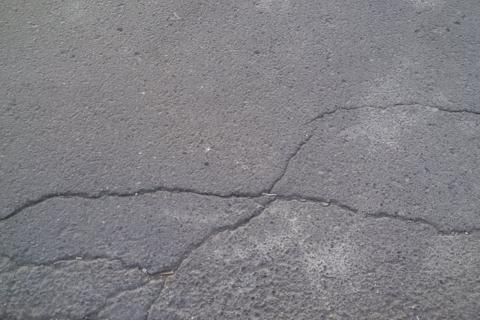
#> input picture samples/002.jpg, 480 x 320 px; its folder holds 4 pictures in this run
$ python benchmark.py   (older library calls are emulated)
#> lines starting #> are read from the running program, lines starting #| are printed output that depends on the picture; after the words box and inside, x2 and y2 are one past the last pixel; in counts of white or black regions, pixels touching at a corner belong together
### code/pipeline.py
# -*- coding: utf-8 -*-
"""Phân đoạn vết nứt cổ điển; pipeline(img_bgr, P) trả mask bool kích thước gốc.
P giữ benchmark lịch sử; giới hạn ngoài miền dữ liệu: docs/external-stress-report.md.
"""
import numpy as np
import cv2
import multiprocessing as mp
from fast_median import tiled_median

# Tham số đã chọn trên val, khớp PIPELINE.md và assert trong notebook.
P = dict(size=640, median=5, bg=71, hist_w=3, dil=3, close=7, a_min=30, e_min=3, tmin=0.3)

# Tham số khởi đầu trước khi tune (để so sánh trong app, giống P0 trong notebook)
P0 = dict(size=640, median=3, bg=31, hist_w=3, dil=7, close=7, a_min=60, e_min=2, tmin=0.2)

# ---- Tiện ích ảnh ----
def rgb(img):
    return cv2.cvtColor(img, cv2.COLOR_BGR2RGB) if img.ndim == 3 else img

def u8(mask):
    return mask.astype(np.uint8) * 255

def ellipse(k):
    """Phần tử cấu trúc hình ellipse k×k (đẳng hướng: vết nứt theo hướng nào cũng được xử lý như nhau)."""
    return cv2.getStructuringElement(cv2.MORPH_ELLIPSE, (k, k))

def ncc(m):
    """Số thành phần liên thông 8-láng giềng."""
    return cv2.connectedComponents(m.astype(np.uint8), connectivity=8)[0] - 1

def resize_long(img, size, interp=cv2.INTER_AREA):
    h, w = img.shape[:2]; s = size / max(h, w)
    return cv2.resize(img, (max(1, round(w * s)), max(1, round(h * s))), interpolation=interp)

def to_orig(mask, shape):
    return cv2.resize(mask.astype(np.uint8), (shape[1], shape[0]), interpolation=cv2.INTER_NEAREST) > 0

def small(img, size=640, nearest=False):
    """Thu nhỏ chỉ để HIỂN THỊ."""
    return resize_long(img, size, cv2.INTER_NEAREST if nearest else cv2.INTER_AREA)

# [10 lines left out: functions overlay_red, error_map, not called in this run]

# ---- Bước 2: tiền xử lý ----
def to_gray(img):
    return cv2.cvtColor(img, cv2.COLOR_BGR2GRAY)

def denoise(gray, p):
    k = p["median"]
    if p.get("denoise", "median") == "gauss":
        return cv2.GaussianBlur(gray, (k, k), 0)
    return cv2.medianBlur(gray, k) if k > 1 else gray

def illumination_ratio(img, k, mode="median", op="div"):
    parallel = (img.ndim == 2 and img.dtype == np.uint8 and img.size >= 200000 and k >= 31
                and cv2.getNumThreads() == 1 and mp.current_process().name == "MainProcess")
    bg = ((tiled_median(img, k, workers=2, axis=int(img.shape[1] >= img.shape[0])) if parallel
           else cv2.medianBlur(img, k)) if mode == "median" else cv2.morphologyEx(img, cv2.MORPH_CLOSE, ellipse(k)))
    R, B = img.astype(np.float32), bg.astype(np.float32)
    if op == "sub":
        R += 128.; R -= B
    else:
        R *= 128.; B += 1.; R /= B
    np.clip(R, 0, 255, out=R)
    return R.astype(np.uint8), bg

# ---- Bước 3: xử lý chính ----
def histogram(img, w=1):
    """Lược đồ xám, làm trơn bằng trung bình trượt cửa sổ w (Ch5 tr.62); w = 1: không làm trơn."""
    h = (cv2.calcHist([img], [0], None, [256], [0, 256]).ravel().astype(np.float64)
         if img.ndim == 2 and img.dtype == np.uint8 and 0 < img.size <= 2**24
         else np.bincount(img.ravel(), minlength=256).astype(np.float64))
    if w > 1:
        h = np.convolve(np.pad(h, w // 2, mode="edge"), np.ones(w) / w, mode="valid")
    return h

def triangle_threshold(img, w=3):
    """3.2 – Zack: Δ nối (b_min, h[b_min]) – (b_max, h[b_max]); θ = b có khoảng cách tới Δ lớn nhất.
    Đuôi đối tượng nằm ở phía TỐI (mức thấp) của đỉnh nền."""
    h = histogram(img, w)
    bmax = int(np.argmax(h)); bmin = int(np.nonzero(h)[0][0])
    if bmax == bmin:
        return bmax
    b = np.arange(bmin, bmax + 1)
    x1, y1, x2, y2 = bmin, h[bmin], bmax, h[bmax]
    d = np.abs((y2 - y1) * b - (x2 - x1) * h[b] + x2 * y1 - y2 * x1) / np.hypot(y2 - y1, x2 - x1)
    return int(b[np.argmax(d)])

def dark_region(ratio, w=3):
    t = triangle_threshold(ratio, w)
    return ratio < t, t

def sobel_l1(img):
    gx = cv2.Sobel(img, cv2.CV_32F, 1, 0, ksize=3)
    gy = cv2.Sobel(img, cv2.CV_32F, 0, 1, ksize=3)
    np.abs(gx, out=gx); np.abs(gy, out=gy); gx += gy
    return cv2.normalize(gx, None, 0, 255, cv2.NORM_MINMAX).astype(np.uint8)

def edge_region(ratio, dil):
    g = sobel_l1(ratio)
    t, edge = cv2.threshold(g, 0, 255, cv2.THRESH_BINARY + cv2.THRESH_OTSU)
    return cv2.dilate(edge, ellipse(dil)) > 0, g, edge > 0, t

# ---- Bước 4: hậu xử lý ----
def closing(mask, k):
    return cv2.morphologyEx(mask.astype(np.uint8), cv2.MORPH_CLOSE, ellipse(k)) > 0

def opening(mask, k):
    return cv2.morphologyEx(mask.astype(np.uint8), cv2.MORPH_OPEN, ellipse(k)) > 0

# [5 lines left out: function area_filter, not called in this run]

def elongation(comp, rect="rotated"):
    """Trục dài / trục ngắn của hộp chữ nhật bao vùng: xoay nhỏ nhất (minAreaRect) hoặc thẳng (boundingRect)."""
    binary = comp.astype(np.uint8)
    if rect == "axis":
        _, _, w, h = cv2.boundingRect(binary)
    else:
        contours, _ = cv2.findContours(binary, cv2.RETR_EXTERNAL, cv2.CHAIN_APPROX_SIMPLE)
        pts = np.concatenate(contours) if contours else cv2.findNonZero(binary)
        (_, _), (w, h), _ = cv2.minAreaRect(pts)
    return max(w, h) / max(min(w, h), 1.0)

def elongation_filter(mask, e_min, rect="rotated", a_min=0, return_area=False):
    """Lọc diện tích và độ dãn trong cùng một lượt gán nhãn."""
    n, lab, st, _ = cv2.connectedComponentsWithStats(mask.astype(np.uint8), connectivity=8)
    area_keep = st[:, cv2.CC_STAT_AREA] >= a_min
    area_keep[0] = False
    keep = np.zeros(n, bool)
    for i in np.flatnonzero(area_keep).tolist():
        x, y, w, h = st[i, :4]
        keep[i] = elongation(lab[y:y + h, x:x + w] == i, rect) >= e_min
    return (area_keep[lab], keep[lab]) if return_area else keep[lab]

def image_decision(mask, tmin):
    s = mask.mean() * 100
    return (mask if s >= tmin else np.zeros_like(mask)), s

# ---- Pipeline: P mặc định; các khóa tùy chọn dùng để kiểm chứng.
def raw_mask(img, p):
    """Bước 2 + 3: ảnh gốc -> mặt nạ thô M ở kích thước đã thu nhỏ (và các ảnh trung gian)."""
    small_ = resize_long(img, p["size"]) if p.get("size") else img
    gray = to_gray(small_)
    den = denoise(gray, p)
    ratio = (illumination_ratio(den, p["bg"], p.get("bg_mode", "median"), p.get("op", "div"))[0]
             if p.get("bg", 0) > 1 else den)
    if p.get("thresh", "triangle") == "otsu":
        theta, _ = cv2.threshold(ratio, 0, 255, cv2.THRESH_BINARY + cv2.THRESH_OTSU); D = ratio < theta
    else:
        D, theta = dark_region(ratio, p["hist_w"])
    E = edge_region(ratio, p["dil"])[0] if p.get("use_edge", True) else np.ones_like(D)
    M = D & E
    return M, dict(small=small_, gray=gray, den=den, ratio=ratio, D=D, E=E, seed=M, theta=theta)

def post(M, p):
    """Bước 4: đóng -> lọc diện tích -> lọc độ dãn -> quyết định mức ảnh."""
    morph = p.get("morph", "close")
    C = closing(M, p["close"]) if morph == "close" else opening(M, p["close"]) if morph == "open" else M
    A, F = elongation_filter(C, p["e_min"], p.get("rect", "rotated"), p["a_min"], return_area=True)
    Z, s = image_decision(F, p["tmin"])
    return Z, C, A, F

def pipeline(img, p, steps=False):
    """Ảnh gốc -> mặt nạ nhị phân ở KÍCH THƯỚC GỐC."""
    M, st = raw_mask(img, p)
    Z, C, A, F = post(M, p) if p.get("post", True) else (M, M, M, M)
    if steps:
        return dict(st, M=M, C=C, A=A, F=F, Z=Z)
    return to_orig(Z, img.shape[:2])

# ---- Đánh giá & đối chứng ----
def scores(pred, gt):
    tp = int(np.count_nonzero(pred & gt)); fp = int(np.count_nonzero(pred & ~gt)); fn = int(np.count_nonzero(~pred & gt))
    gpos, ppos = bool(gt.any()), bool(pred.any())
    return dict(tp=tp, fp=fp, fn=fn, gt_pos=gpos, pred_pos=ppos,
                dice=2 * tp / (2 * tp + fp + fn) if tp + fp + fn else 1.0,
                iou=tp / (tp + fp + fn) if tp + fp + fn else 1.0,
                precision=(tp / (tp + fp) if tp + fp else 0.0) if gpos else np.nan,
                recall=tp / (tp + fn) if gpos else np.nan)

def baseline_otsu(img):
    _, m = cv2.threshold(to_gray(img), 0, 255, cv2.THRESH_BINARY_INV + cv2.THRESH_OTSU)
    return m > 0

def baseline_canny(img):
    return cv2.Canny(to_gray(img), 50, 150) > 0

### code/fast_median.py
"""Exact tiled uint8 median filtering; local executors retain no forked pool."""
from concurrent.futures import ThreadPoolExecutor

import cv2
import numpy as np


def tiled_median(image, k, workers=2, axis=1):
    """Match cv2.medianBlur for a 2-D uint8 image, including replicated borders.

    Tiles have a k//2 halo on both sides. Only the tile interiors are copied back,
    so internal tile borders cannot affect a returned pixel. Small windows/images
    use OpenCV directly because threading/overlap would add work.
    """
    if not isinstance(image, np.ndarray) or image.ndim != 2 or image.dtype != np.uint8:
        raise TypeError("Expected a two-dimensional uint8 NumPy array")
    if image.size == 0:
        raise ValueError("Image must be nonempty")
    if not isinstance(k, (int, np.integer)) or k < 1 or k % 2 == 0:
        raise ValueError("Median window must be a positive odd integer")
    if not isinstance(workers, (int, np.integer)) or workers < 1:
        raise ValueError("workers must be a positive integer")
    if axis not in (0, 1):
        raise ValueError("axis must be 0 or 1")
    extent = image.shape[axis]
    n = min(int(workers), extent)
    if n == 1 or k <= 5 or extent < 2 * k:
        return cv2.medianBlur(image, int(k))
    radius = int(k) // 2
    edges = np.linspace(0, extent, n + 1, dtype=int)

    def part(index):
        start, stop = int(edges[index]), int(edges[index + 1])
        top, bottom = max(0, start - radius), min(extent, stop + radius)
        tile = image[top:bottom] if axis == 0 else image[:, top:bottom]
        filtered = cv2.medianBlur(tile, int(k))
        return filtered[start - top:stop - top] if axis == 0 else filtered[:, start - top:stop - top]

    # A fresh pool is intentional: no persistent executor or PID-sensitive cache.
    with ThreadPoolExecutor(max_workers=n) as pool:
        pieces = list(pool.map(part, range(n)))
    return np.concatenate(pieces, axis=axis)

### code/experiments.py
"""Rejected research candidates, retained only for reproducing benchmark evidence.

The production app imports pipeline.py and does not expose these methods.
"""
import cv2
import numpy as np

import pipeline as pl

P_RECON = {**pl.P, "edge_mode": "reconstruct"}
P_THIN = {**pl.P, "median": 3}


def reconstruct(seed, support):
    """C7 binary reconstruction: keep 8-connected support regions touched by seeds."""
    _, labels = cv2.connectedComponents(support.astype(np.uint8), connectivity=8)
    keep = np.zeros(int(labels.max()) + 1, dtype=bool)
    keep[np.unique(labels[seed & support])] = True
    keep[0] = False
    return keep[labels]


def pipeline(image, params, steps=False):
    """Research entry point; the legacy route calls the unchanged production method."""
    if params.get("edge_mode") != "reconstruct":
        return pl.pipeline(image, params, steps=steps)
    raw, stages = pl.raw_mask(image, params)
    raw = reconstruct(raw, stages["D"])
    z, c, a, f = pl.post(raw, params) if params.get("post", True) else (raw,) * 4
    if steps:
        return dict(stages, M=raw, C=c, A=a, F=f, Z=z)
    return pl.to_orig(z, image.shape[:2])

### code/benchmark.py
"""So sánh cố định các ứng viên cổ điển; không chọn tham số từ tập test."""
import argparse
import csv
import hashlib
import json
import platform
import time
from pathlib import Path

import cv2
import numpy as np

import pipeline as pl
import experiments as exp

ROOT = Path(__file__).resolve().parents[1]
VARIANTS = {
    "legacy": pl.P,
    "reconstruct": exp.P_RECON,
    "thin": exp.P_THIN,
    "close3": {**pl.P, "close": 3},
    "reconstruct_close3": {**exp.P_RECON, "close": 3},
}


def pairs(data_root=None, split="val"):
    """Ảnh mẫu hoặc đúng một split của PCS; không tự chuyển sang test khi thiếu val."""
    if data_root:
        folder = Path(data_root) / split
        candidates = [(split, p, folder / "masks" / (p.stem + ".png"))
                      for p in sorted((folder / "images").glob("*.jpg"))]
    else:
        candidates = [(group, p, p.with_name(p.stem + "_gt.png"))
                      for group in ("samples", "samples_pcs")
                      for p in sorted((ROOT / group).glob("*.jpg")) if not p.stem.endswith("_pred")]
    if not candidates:
        raise ValueError("Không tìm thấy ảnh. Kiểm tra data-root/split; không có fallback sang tập khác.")
    for group, path, mask_path in candidates:
        image = cv2.imread(str(path), cv2.IMREAD_COLOR)
        gt_raw = cv2.imread(str(mask_path), cv2.IMREAD_GRAYSCALE)
        if image is None or gt_raw is None:
            raise ValueError(f"Không đọc được cặp ảnh/GT: {group}/{path.name}")
        if image.shape[:2] != gt_raw.shape:
            raise ValueError(f"Kích thước ảnh và GT khác nhau: {group}/{path.name}")
        digest = hashlib.sha256(path.read_bytes() + mask_path.read_bytes()).hexdigest()
        yield group, path.stem, image, gt_raw > 127, digest


def summarize(rows):
    output = []
    for group in sorted({r["dataset"] for r in rows}):
        for variant in VARIANTS:
            subset = [r for r in rows if r["dataset"] == group and r["variant"] == variant]
            positive = [r for r in subset if r["gt_pos"]]
            negative = [r for r in subset if not r["gt_pos"]]
            tp, fp, fn = (sum(r[k] for r in subset) for k in ("tp", "fp", "fn"))
            output.append(dict(
                dataset=group, variant=variant, images=len(subset),
                dice=float(np.mean([r["dice"] for r in subset])),
                iou=float(np.mean([r["iou"] for r in subset])),
                positive_dice=float(np.mean([r["dice"] for r in positive])) if positive else None,
                precision=float(np.mean([r["precision"] for r in positive])) if positive else None,
                recall=float(np.mean([r["recall"] for r in positive])) if positive else None,
                pooled_dice=2 * tp / (2 * tp + fp + fn) if tp + fp + fn else 1.0,
                pooled_iou=tp / (tp + fp + fn) if tp + fp + fn else 1.0,
                negative_images=len(negative), negative_correct=sum(not r["pred_pos"] for r in negative),
                positive_empty=sum(not r["pred_pos"] for r in positive),
                mean_ms=float(np.mean([r["elapsed_ms"] for r in subset])),
            ))
    return output


def write_csv(path, rows):
    with path.open("w", encoding="utf-8", newline="") as stream:
        writer = csv.DictWriter(stream, fieldnames=list(rows[0]))
        writer.writeheader()
        writer.writerows(rows)


def main():
    parser = argparse.ArgumentParser(description=__doc__)
    parser.add_argument("--data-root", type=Path, help="PCS chứa train/val/test, mỗi split có images và masks")
    parser.add_argument("--split", choices=("train", "val", "test"), default="val")
    parser.add_argument("--output", type=Path, default=ROOT / "results" / "benchmark")
    args = parser.parse_args()
    cv2.setNumThreads(1)
    rows, manifest = [], []
    for dataset, sid, image, gt, digest in pairs(args.data_root, args.split):
        manifest.append(dict(dataset=dataset, id=sid, sha256_pair=digest))
        for name, params in VARIANTS.items():
            started = time.perf_counter()
            prediction = exp.pipeline(image, params)
            elapsed = (time.perf_counter() - started) * 1000
            rows.append(dict(dataset=dataset, id=sid, variant=name,
                             **pl.scores(prediction, gt), elapsed_ms=elapsed))
#> this loop made 5 passes
#> pass 1, in illumination_ratio, `bg = ((tiled_median(img, k, workers=2, axis=int(img.shape[1] >= img.sh..`:
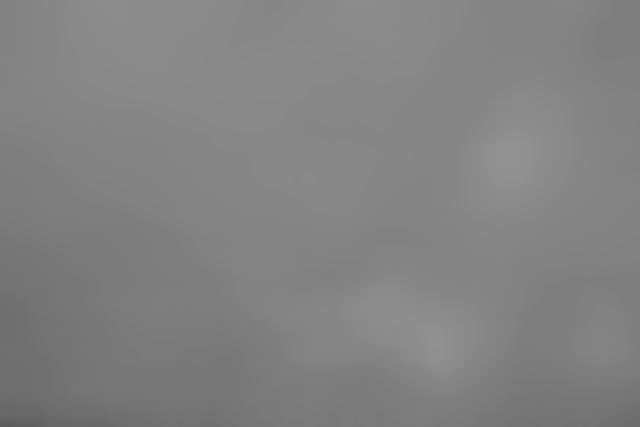
#> bg: shape (427, 640); min 92, max 145, mean 129.8
#> image is the input picture: shape (320, 480, 3); mean B, G, R 133.2, 128.5, 129.6
#> after the loop:
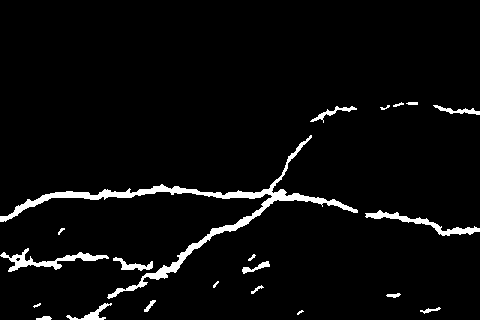
#> prediction: shape (320, 480) bool; 4.1% white; 21 white regions (3 under 20 px), largest, box (x1, y1, x2, y2) and area: (0, 135, 358, 299) 3547, (0, 248, 109, 272) 707, (365, 210, 480, 236) 635
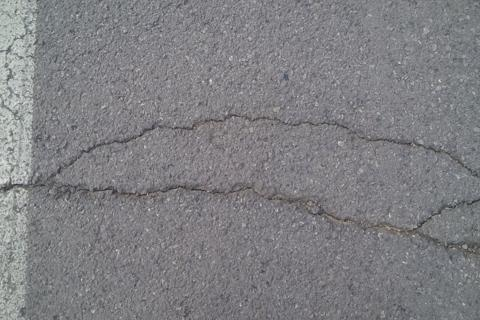
#> input picture samples/013.jpg, 480 x 320 px
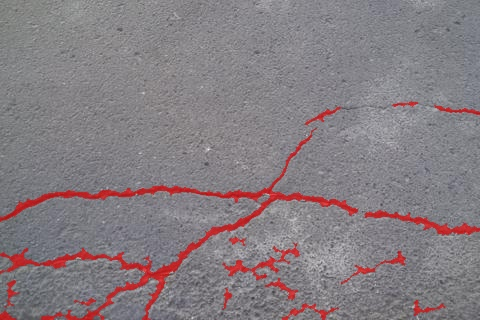
#> input picture samples/002_pred.jpg, 480 x 320 px, given in place of 013_gt.png, which was not available
    summary = summarize(rows)
#> the loop in summarize, `for group in sorted({r["dataset"] for r in rows}):` made 1 pass
#> group on pass 1: 'samples'
    args.output.mkdir(parents=True, exist_ok=True)
    write_csv(args.output / "per_image.csv", rows)
    write_csv(args.output / "summary.csv", summary)
    metadata = dict(
        scope=args.split if args.data_root else "bundled_test_examples_exploratory",
        warning="Bundled samples have already been inspected; they are not a held-out validation set.",
        python=platform.python_version(), opencv=cv2.__version__, numpy=np.__version__,
        platform=platform.system(), threads=1, variants=VARIANTS, inputs=manifest,
    )
    (args.output / "metadata.json").write_text(json.dumps(metadata, indent=2), encoding="utf-8")
    for row in summary:
        print(f"{row['dataset']:12} {row['variant']:20} Dice={row['dice']:.4f} "
              f"IoU={row['iou']:.4f} {row['mean_ms']:.1f}ms")
#> this loop made 5 passes
#| samples      legacy               Dice=0.0260 IoU=0.0133 142.3ms
#| samples      reconstruct          Dice=0.0174 IoU=0.0088 54.7ms
#| samples      thin                 Dice=0.0267 IoU=0.0136 45.9ms
#| samples      close3               Dice=0.0187 IoU=0.0095 48.4ms
#| samples      reconstruct_close3   Dice=0.0218 IoU=0.0111 49.5ms


if __name__ == "__main__":
    main()
